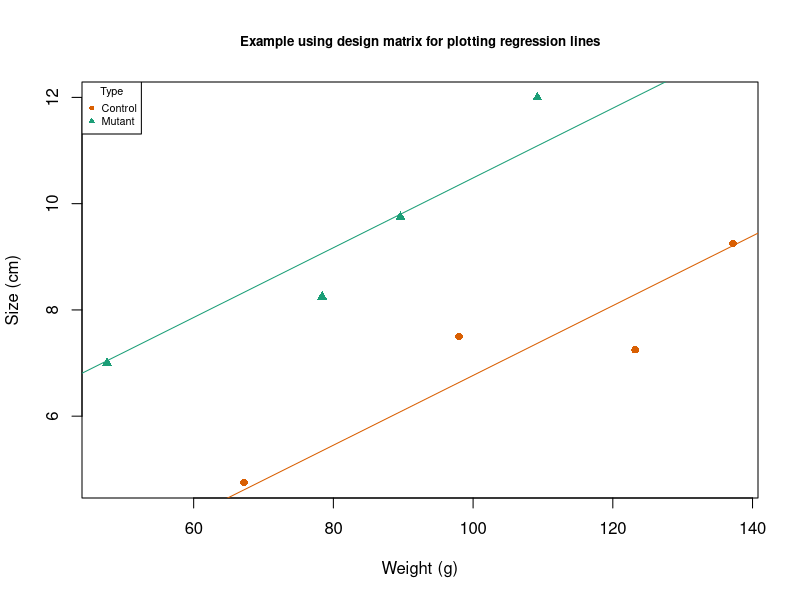
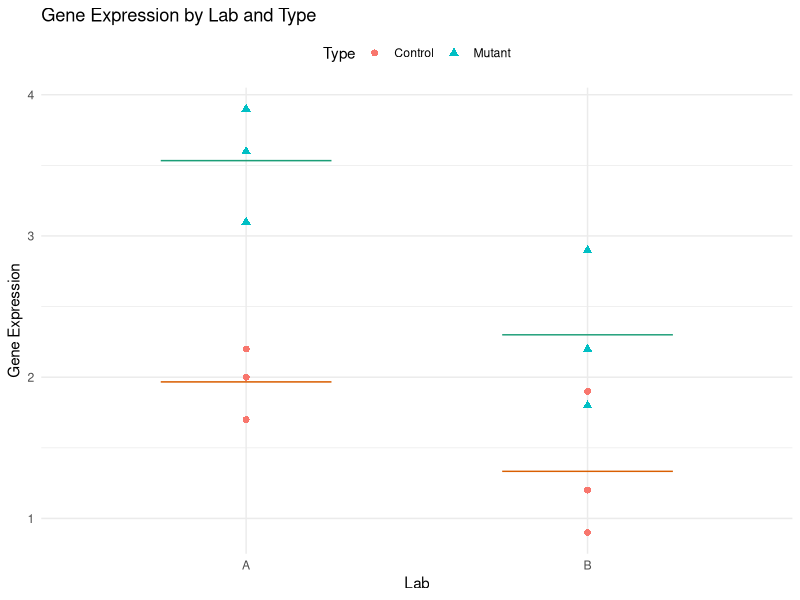

The R source for these figures, in order:
###############################################################################
##                                                                           ##
##  This R practice script shows how to:                                     ##   
##  - Make a design matrix                                                   ##
##  - Make a multiple linear Regression                                      ##        
##  - Apply t-test for significance                                          ##
##                                                                           ##
##  Here it could be examined two examples:                                  ##
##  - A design matrix for a complex regression example of one batch of data  ##
##  - A design matrix for data of two different batches                      ##
##                                                                           ##
##                                                                           ##
##  The design matrix is the basic data object on which ML algorithms operate##
##  The design matrix is a fundamental mathematical object in linear models  ##
##  In a linear model, the dependent variable is linearly related to         ##
##  features.                                                                ##
##  A regression model may be represented as  Y= X * B + e                   ##
##  X --- the design matrix, the matrix of the descriptors x_j,i (features)  ##
##  e --- vector of residuals, vector of random errors with mean             ##
##  B --- vector of coefficients of each variable                            ##
##  Y --- vector of predicted outputs                                        ##
##                                                                           ##
##                                                                           ##
##  To know if there is a statistically significant relationship between     ##
##  the predictor variable and the response variable, a t-test is performed. ##                    
##  A t-test (also known as Student's t-test) is a tool for evaluating       ##
##  the means of one or two populations using hypothesis testing.            ##
##                                                                           ##
##                                                                           ##
##  For more information of the concepts:                                    ##
##  http://www.statistics4u.com/fundstat_eng/ee_designmatrix.html            ##
##  https://towardsdatascience.com/generalized-linear-models-9cbf848bb8ab    ##                                                           
##  https://www.statology.org/t-test-linear-regression/                      ##
##  https://medium.com/@albane.colmenares/the-statistical-foundation-of-     ##
##     linear-regression-t-tests-anova-and-chi-square-tests-46ab3114a411     ##
##                                                                           ##
##  Info about desing matrix in gene expression:                             ##
##  https://www.ncbi.nlm.nih.gov/pmc/articles/PMC7873980/                    ##
##                                                                           ##
###############################################################################

### LOAD LIBRARIES
library(ggplot2) # for visualization



### EXAMPLE 1: COMPLEX REGRESSION

# Experiment consists in 2 groups, for example, of mice. 
# One group (4 mice) is used as control, 
# The other (4 mice) have altered mutant genes
# Could be predicted if the mouse has a mutant gene by measuring the weight?


# First, create labels for data
Type <- factor(c(rep("Control", times = 4),rep("Mutant", times = 4)))


# Make vectors for de dependent and independent variables 
# with values for the control (first 4) and the mutant mice (last 4)
# variables are weight in g (dependent) and size in cm (independent) 
Weight <- c(67.2, 98.0, 123.2, 137.2, 47.6, 78.4, 89.6, 109.2)
Size <- c(4.75, 7.50, 7.25, 9.25, 7.00, 8.25, 9.75, 12.00)


# Construct the design matrix
# Type should be our vector of residuals
# Documentation: https://rdrr.io/r/stats/model.matrix.html
model.matrix(~Type+Weight)


# Fit the linear regression model 
# Documentation: 
# https://www.rdocumentation.org/packages/stats/versions/3.6.2/topics/lm
model <- lm(Size~Type+Weight)
model


# Check the results of the model
# Documentation:
# https://www.statology.org/interpret-regression-output-in-r/
# In the results we can check the p-value of the t-test for alpha=0.5
# p-value < 0.5 is considered statistically significant
summary(model)



# Check results on a graph
# Plotting the data points in a scatter plot
# Documentation:https://r-coder.com/plot-r/
plot(Weight, Size, col = ifelse(Type == "Control",  "#D95F02", "#1B9E77"), 
     pch = ifelse(Type == "Control", 16, 17), 
     xlab = "Weight (g)", ylab = "Size (cm)", 
     main = "Example using design matrix for plotting regression lines", 
     cex.main = 0.8)


# Adding the linear model lines for each group using the DESING MATRIX
# Documentation:
# https://www.rdocumentation.org/packages/graphics/versions/3.6.2/topics/abline
abline(model$coefficients["(Intercept)"], 
       model$coefficients["Weight"], col = "#D95F02" )  # Control group

abline(model$coefficients["(Intercept)"] + model$coefficients["TypeMutant"], 
       model$coefficients["Weight"], col = "#1B9E77")  # Mutant group


# Adding a legend
legend("topleft", legend = levels(Type),  pch = c(16, 17), 
       col = c( "#D95F02", "#1B9E77"), title = "Type", cex = 0.65)





### EXAMPLE 2:Batch effect

# Experiment consists in 2 batches of mice with and without mutant genes  
# Batch means experiment was reproduced again for other group, mice  and/or time
# In the following experiment there are two replicates (two batches), A and B
# For each batch one group (3 mice) is used as control, 
# The other in the same batch (3 mice) have altered mutant genes
# Are there a significant difference between batches?


# First, create labels for data
Lab <- factor(c(rep("A", times = 6), 
                rep("B", times = 6))) 

Type <- factor(c(rep("Control", times = 3), 
                 rep("Mutant", times = 3),
                 rep("Control", times = 3), 
                 rep("Mutant", times = 3)))

# The last experiment between the weight and the mutant gene
# Thus, here only is measured the amount of gene expression instead of weight
Gene_Expression <- c(1.7,2,2.2,
               3.1,3.6, 3.9,
               0.9,1.2, 1.9,
               1.8,2.2,2.9)


# Construct the design matrix
# Type and LAB should be our vector of residuals for the mean
model.matrix(~Lab+Type)


# Fit the linear regression model 
batch.lm <- lm(Gene_Expression ~ Lab + Type)
batch.lm


# Check the results of the model
summary(batch.lm)


# VISUALIZATION
# Average values of each group to graph the mean 
mean_data <- data.frame(
  Average_expresion = c(
    mean(Gene_Expression[Lab == "A" & Type == "Control"]),
    mean(Gene_Expression[Lab == "A" & Type == "Mutant"]),
    mean(Gene_Expression[Lab == "B" & Type == "Control"]),
    mean(Gene_Expression[Lab == "B" & Type == "Mutant"])
  )
)


# Graph the data
# Adding the linear model lines for each group using the DESING MATRIX
# Documentation: https://ggplot2.tidyverse.org/reference/geom_point.html
# Documentation: https://ggplot2.tidyverse.org/reference/geom_segment.html
ggplot() +
  geom_point(aes(x = Lab, y = Gene_Expression, color = Type, shape = Type), 
             size = 2) +
 
  # to graph the means of each group
  geom_segment(aes(x = 0.75, y = mean_data[1,1], 
                   xend = 1.25, yend = mean_data[1,1]),
               color = '#D95F02') +
  geom_segment(aes(x = 1.75, y = mean_data[3,1], 
                   xend = 2.25, yend = mean_data[3,1]),
               color = '#D95F02') +
  geom_segment(aes(x = 0.75, y = mean_data[2,1], 
                   xend = 1.25, yend = mean_data[2,1]),
               color = '#1B9E77') +
  geom_segment(aes(x = 1.75, y = mean_data[4,1], 
                   xend = 2.25, yend = mean_data[4,1]),
               color = '#1B9E77') +
  
  # to graph the linear model
  
  
  labs(title = "Gene Expression by Lab and Type", 
       x = "Lab", y = "Gene Expression") +
  theme_minimal() +
  theme(legend.position = "top")



